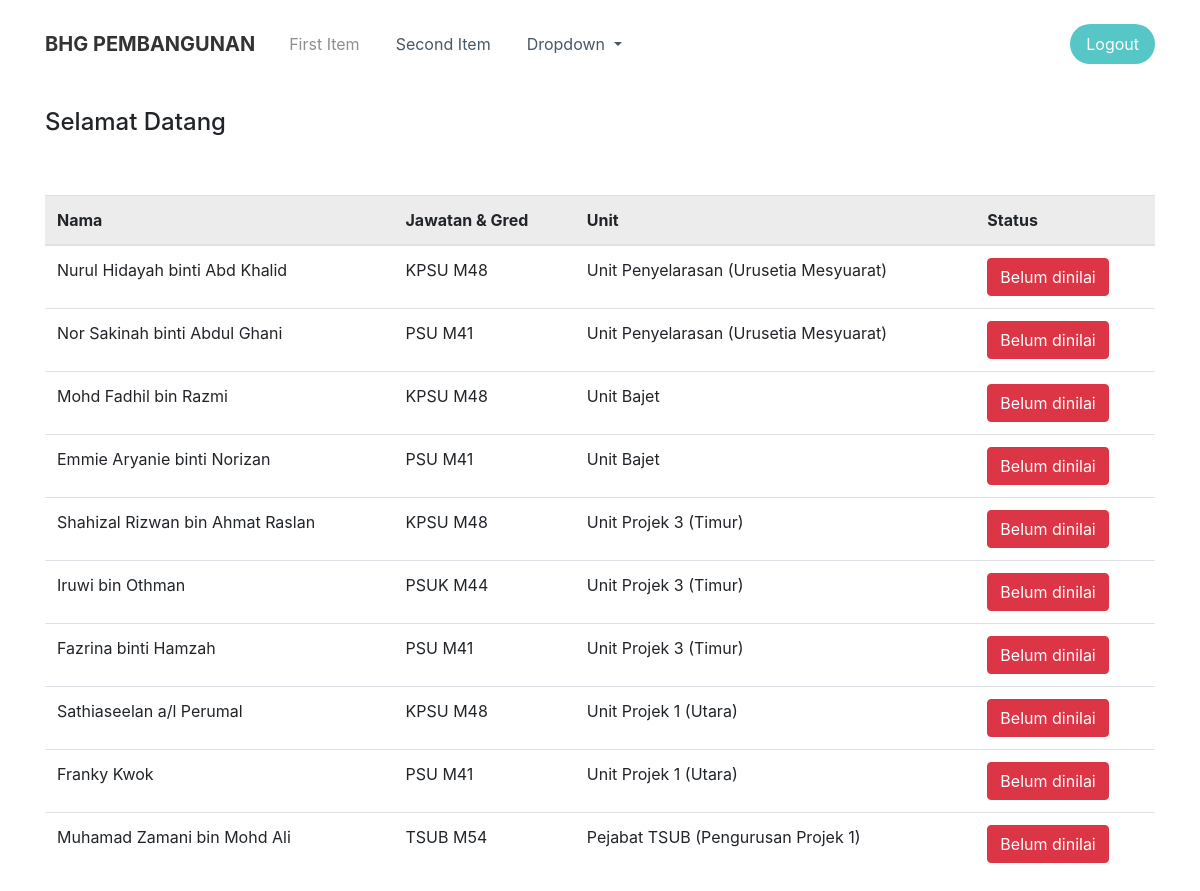
Page /senaraipegawai.php (signed in) on the committed database.
### tables this page shows
CREATE TABLE `pegawai` (
  `uid` int(150) NOT NULL,
  `kad_pengenalan` varchar(12) NOT NULL,
  `nama` tinytext NOT NULL,
  `jawatan` tinytext NOT NULL,
  `gred` tinytext NOT NULL,
  `cawangan_id` int(10) NOT NULL,
  `unit_id` int(10) DEFAULT NULL,
  `kumpulan_id` int(10) NOT NULL,
  `access_id` int(10) DEFAULT NULL,
  `status_id` int(11) NOT NULL
);

CREATE TABLE `unit` (
  `uid` int(10) NOT NULL,
  `nama_unit` tinytext NOT NULL,
  `cawangan_id` int(10) NOT NULL
);

### senaraipegawai.php (the view, shortened to what this page needs)
<?php
include 'includes/header.usr.inc.php';
require 'includes/db.inc.php';
$pegawai_id = $_SESSION['uid'];
$cawangan_id = $_SESSION['cawangan_id'];
$access_id = $_SESSION['access_id'];
?>
<div class="container">
    <h4 style="margin-top: 20px;">Selamat Datang <?php echo $_SESSION['nama']; ?></h4>
    <div class="table-responsive" style="margin: 0px;margin-top: 50px;">
        <table class="table">
            <thead>
                <tr>
                    <th class="table-active">Nama</th>
                    <th class="table-active">Jawatan &amp; Gred</th>
                    <th class="table-active">Unit</th>
                    <th class="table-active">Status</th>
                </tr>
            </thead>
            <tbody id="senarai-pegawai">
                <?php
                if ($access_id == 1) {
                    $sql = "SELECT pegawai.uid, pegawai.nama, pegawai.jawatan, pegawai.gred, pegawai.cawangan_id, pegawai.unit_id, pegawai.kumpulan_id, pegawai.status_id, unit.nama_unit FROM (pegawai INNER JOIN unit ON pegawai.unit_id=unit.uid) WHERE pegawai.cawangan_id=$cawangan_id AND pegawai.kumpulan_id=1 AND pegawai.uid!=$pegawai_id";
                }
                $result = mysqli_query($db, $sql);
                $resultCheck = mysqli_num_rows($result);
                if ($resultCheck > 0) {
                    while ($row = mysqli_fetch_assoc($result)) {
                        echo "<tr>";
                        echo "<td>".$row['nama']."</td>";
                        echo "<td>".$row['jawatan']." ". $row['gred']."</td>";
                        echo "<td>".$row['nama_unit']."</td>";
                        if ($row['status_id'] == 0){
                            echo "<td><a class='btn btn-danger' href='penilaian.php?uid=".$row['uid']."'>Belum dinilai</a></td>";
                        }else {
                            echo "<td><a class='btn btn-success'>Sudah dinilai</a></td>";
                        }
                        echo "</tr>";
                    }
                }
                ?>
            </tbody>
        </table>
    </div>
</div>
<?php
include 'includes/footer.usr.inc.php';
?>

### rows in the picture
pegawai: nama "Nurul Hidayah binti Abd Khalid", jawatan "KPSU", gred "M48", unit.nama_unit "Unit Penyelarasan (Urusetia Mesyuarat)"
pegawai: nama "Nor Sakinah binti Abdul Ghani", jawatan "PSU", gred "M41", unit.nama_unit "Unit Penyelarasan (Urusetia Mesyuarat)"
pegawai: nama "Mohd Fadhil bin Razmi", jawatan "KPSU", gred "M48", unit.nama_unit "Unit Bajet"
pegawai: nama "Emmie Aryanie binti Norizan", jawatan "PSU", gred "M41", unit.nama_unit "Unit Bajet"
pegawai: nama "Shahizal Rizwan bin Ahmat Raslan", jawatan "KPSU", gred "M48", unit.nama_unit "Unit Projek 3 (Timur)"
pegawai: nama "Iruwi bin Othman", jawatan "PSUK", gred "M44", unit.nama_unit "Unit Projek 3 (Timur)"
pegawai: nama "Fazrina binti Hamzah", jawatan "PSU", gred "M41", unit.nama_unit "Unit Projek 3 (Timur)"
pegawai: nama "Sathiaseelan a/l Perumal", jawatan "KPSU", gred "M48", unit.nama_unit "Unit Projek 1 (Utara)"
pegawai: nama "Franky Kwok", jawatan "PSU", gred "M41", unit.nama_unit "Unit Projek 1 (Utara)"
pegawai: nama "Muhamad Zamani bin Mohd Ali", jawatan "TSUB", gred "M54", unit.nama_unit "Pejabat TSUB (Pengurusan Projek 1)"
